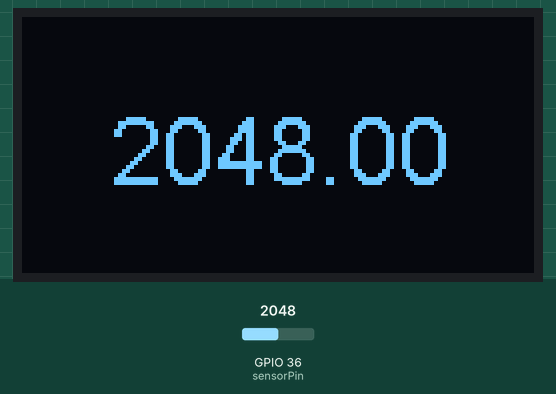
A sketch run on a simulated ESP32. Parts: 128×64 one-colour display. Inputs (shaded band) come from the test bench; at power-on: GPIO 36 (sensorPin) = 2048. Nothing arrives over Bluetooth unless stated; a phone connects over Bluetooth LE 3 s after start; what the sketch prints to the serial monitor is not drawn.

Above: at 3.6 s.
3.7 s: GPIO 36 (sensorPin) set to 2866
At 5.0 s:
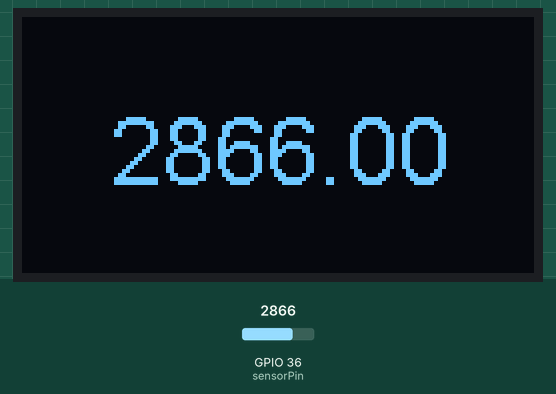
5.5 s: GPIO 36 (sensorPin) set to 3603
At 6.4 s:
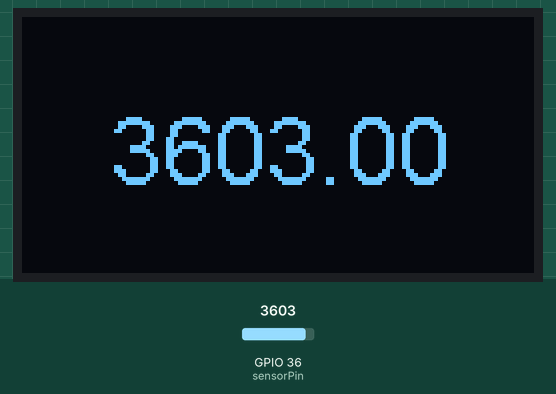
7.5 s: GPIO 36 (sensorPin) set to 4095
At 9.0 s:
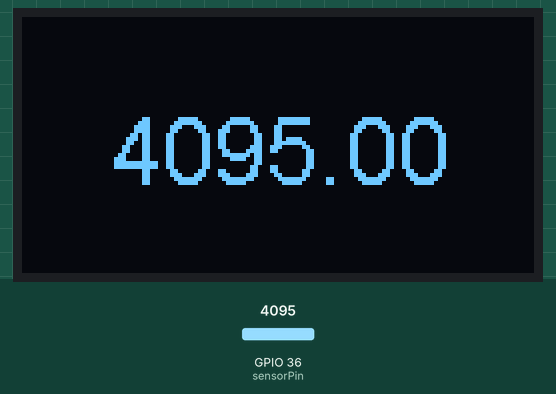
Timing chart, 0 to 10.5 s (numbered marks = the images above; inputs shaded):
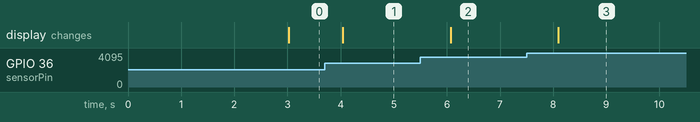

Measured:
- after the input at 3.7 s, the display: changes after 0.34 s (image 1)
- after the input at 5.5 s, the display: changes after 0.57 s (image 2)
- after the input at 7.5 s, the display: changes after 0.60 s (image 3)

The sketch:

ESP32_Bluetooth_LDR_TEST.ino.ino
```cpp
/*
    Video: https://www.youtube.com/watch?v=oCMOYS71NIU
    Based on Neil Kolban example for IDF: https://github.com/nkolban/esp32-snippets/blob/master/cpp_utils/tests/BLE%20Tests/SampleNotify.cpp
    Ported to Arduino ESP32 by Evandro Copercini

   Create a BLE server that, once we receive a connection, will send periodic notifications.
   The service advertises itself as: 6E400001-B5A3-F393-E0A9-E50E24DCCA9E
   Has a characteristic of: 6E400002-B5A3-F393-E0A9-E50E24DCCA9E - used for receiving data with "WRITE"
   Has a characteristic of: 6E400003-B5A3-F393-E0A9-E50E24DCCA9E - used to send data with  "NOTIFY"

   The design of creating the BLE server is:
   1. Create a BLE Server
   2. Create a BLE Service
   3. Create a BLE Characteristic on the Service
   4. Create a BLE Descriptor on the characteristic
   5. Start the service.
   6. Start advertising.

   In this example rxValue is the data received (only accessible inside that function).
   And txValue is the data to be sent, in this example just a byte incremented every second.
*/
#include <BLEDevice.h>
#include <BLEServer.h>
#include <BLEUtils.h>
#include <BLE2902.h>
#include "SSD1306.h" // alias for `#include "SSD1306Wire.h"'

// Initialize the OLED display using Wire library
SSD1306  display(0x3c, 5, 4);

BLECharacteristic *pCharacteristic;
bool deviceConnected = false;
float txValue = 0;
const int sensorPin = 36; //**************************************************************************CHANGE TO YOUR PIN

// See the following for generating UUIDs:
// https://www.uuidgenerator.net/

#define SERVICE_UUID           "6E400001-B5A3-F393-E0A9-E50E24DCCA9E" // UART service UUID
#define CHARACTERISTIC_UUID_RX "6E400002-B5A3-F393-E0A9-E50E24DCCA9E"
#define CHARACTERISTIC_UUID_TX "6E400003-B5A3-F393-E0A9-E50E24DCCA9E"


class MyServerCallbacks: public BLEServerCallbacks {
    void onConnect(BLEServer* pServer) {
      deviceConnected = true;
    };

    void onDisconnect(BLEServer* pServer) {
      deviceConnected = false;
    }
};

class MyCallbacks: public BLECharacteristicCallbacks {

};

void setup() {
  Serial.begin(115200);
  pinMode(sensorPin, INPUT);
  display.init();
  //display.flipScreenVertically();
  display.setColor(WHITE);
  display.setTextAlignment(TEXT_ALIGN_CENTER);
  display.setFont(ArialMT_Plain_24);


  // Create the BLE Device
  BLEDevice::init("JohnnyFRX ESP32"); // ************************************************Provide Unique Name

  // Create the BLE Server
  BLEServer *pServer = BLEDevice::createServer();
  pServer->setCallbacks(new MyServerCallbacks());

  // Create the BLE Service
  BLEService *pService = pServer->createService(SERVICE_UUID);

  // Create a BLE Characteristic
  pCharacteristic = pService->createCharacteristic(
                      CHARACTERISTIC_UUID_TX,
                      BLECharacteristic::PROPERTY_NOTIFY
                    );

  pCharacteristic->addDescriptor(new BLE2902());

  BLECharacteristic *pCharacteristic = pService->createCharacteristic(
                                         CHARACTERISTIC_UUID_RX,
                                         BLECharacteristic::PROPERTY_WRITE
                                       );

  pCharacteristic->setCallbacks(new MyCallbacks());

  // Start the service
  pService->start();

  // Start advertising
  pServer->getAdvertising()->start();
  Serial.println("Waiting a client connection to notify...");
}

void loop() {
  if (deviceConnected) {
    display.displayOn();

    txValue = analogRead(sensorPin);

    char txString[8];
    dtostrf(txValue, 1, 2, txString);

    pCharacteristic->setValue(txString);

    pCharacteristic->notify();
    Serial.print("*** Notify Value: ");
    display.clear();
    Serial.print(txString);
    display.drawString(64, 20, String(txString));

    display.display();
    Serial.println(" ***");
  }
  else {
    display.displayOff();
  };
  delay(1000);
}
```
